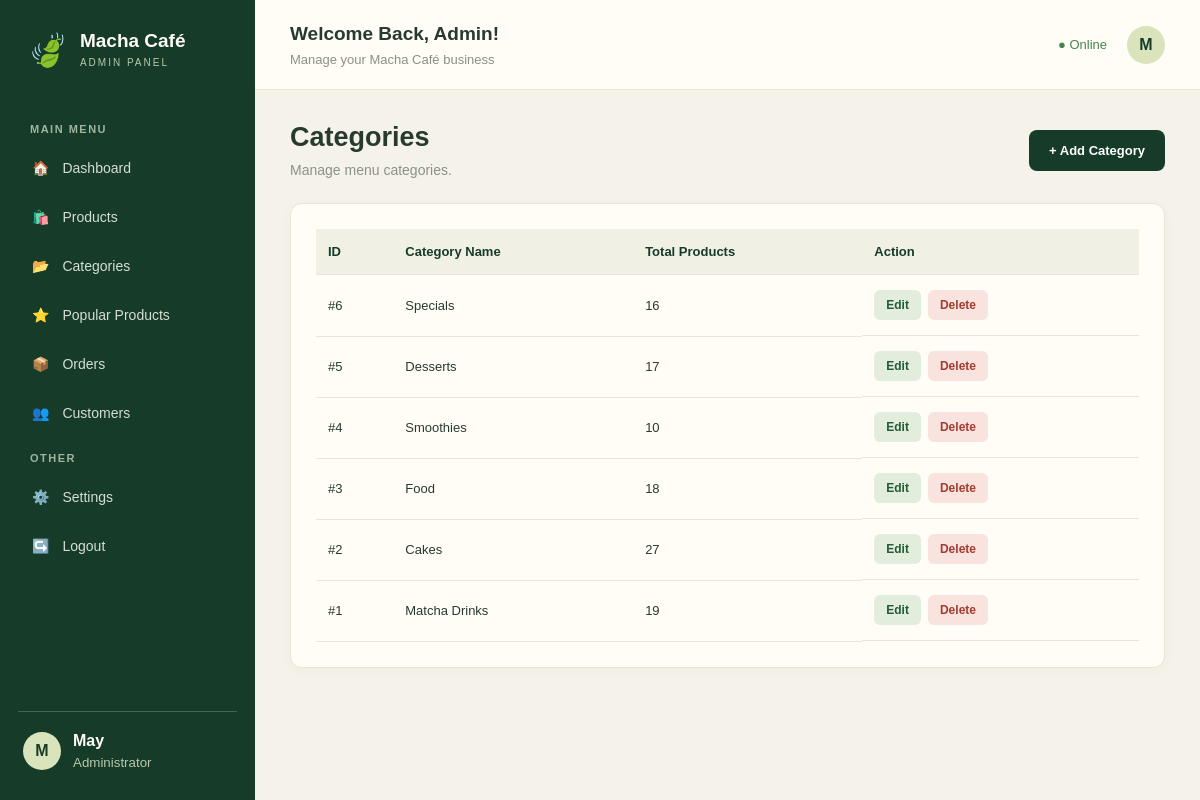
The app's page /admin/categories.php (signed in) with its own data.
### tables this page shows
CREATE TABLE `categories` (
  `id` int(11) NOT NULL,
  `category_name` varchar(100) NOT NULL
);

### admin/categories.php (the view, shortened to what this page needs)
<?php
include('../connection.php');
$categories = mysqli_query($conn, "
    SELECT c.*,
    (SELECT COUNT(*) FROM products p WHERE p.category_id=c.id) AS total_products
    FROM categories c
    ORDER BY c.id DESC");
?>
<!DOCTYPE html>
<html lang="en">
<head>
    <link rel="stylesheet" href="../css/admin.css">
</head>
<body>
    <div class="admin-layout">
        <?php include('sidebar.php'); ?>
        <main class="main-content">
            <?php include('header.php'); ?>
            <section class="content">
                <div class="page-heading heading-flex">
                    <div>
                        <h1>Categories</h1>
                        <p>Manage menu categories.</p>
                    </div>
                    <a href="add_category.php" class="primary-btn">+ Add Category</a>
                </div>
                <div class="section-card">
                    <div class="table-responsive">
                        <table class="admin-table">
                            <thead>
                                <tr>
                                    <th>ID</th>
                                    <th>Category Name</th>
                                    <th>Total Products</th>
                                    <th>Action</th>
                                </tr>
                            </thead>
                            <tbody>
                                <?php if (mysqli_num_rows($categories) > 0) { ?>
                                    <?php while ($row = mysqli_fetch_assoc($categories)) { ?>
                                        <tr>
                                            <td>#<?= $row['id'] ?></td>
                                            <td><?= htmlspecialchars($row['category_name']) ?></td>
                                            <td><?= $row['total_products'] ?></td>
                                            <td class="action-buttons">
                                                <a class="edit-btn" href="edit_category.php?id=<?= $row['id'] ?>">Edit</a>
                                                <form method="POST" action="delete_category.php"
                                                    onsubmit="return confirm('Delete this category?')">
                                                    <button class="delete-btn">Delete</button>
                                                </form>
                                            </td>
                                        </tr>
                                    <?php } ?>
                                <?php } else { ?>
                                    <tr>
                                        <td colspan="4" class="empty-row">No Categories Found</td>
                                    </tr>
                                <?php } ?>
                            </tbody>
                        </table>
                    </div>
                </div>
            </section>
        </main>
    </div>
</body>
</html>

### css/admin.css (style rules this page uses)
:root { --green: #173b29; --green-light: #315b40; --green-soft: #e5eddf; --cream: #f5f3e9; --white: #fffdf5; --text: #263b2d; --muted: #899286; --border: #e8e5d9; --red: #a33b30; }
* { margin: 0; padding: 0; box-sizing: border-box; }
body { font-family: Arial, sans-serif; background: var(--cream); color: var(--text); }
a { text-decoration: none; color: inherit; }
button, input, select { font-family: inherit; }
button { cursor: pointer; }
.admin-layout { display: flex; min-height: 100vh; }
.main-content { width: calc(100% - 255px); margin-left: 255px; min-width: 0; }
.content { padding: 32px 35px; width: 100%; }
.page-heading { margin-bottom: 25px; }
.page-heading h1 { font-size: 27px; margin-bottom: 9px; }
.page-heading p { font-size: 14px; color: var(--muted); }
.heading-flex { display: flex; align-items: center; justify-content: space-between; gap: 15px; }
.primary-btn { display: inline-flex; justify-content: center; align-items: center; padding: 13px 20px; border: none; border-radius: 8px; background: var(--green); color: white; font-size: 13px; font-weight: bold; transition: .2s; }
.edit-btn, .delete-btn { display: inline-block; border: none; padding: 8px 12px; border-radius: 6px; font-size: 12px; font-weight: bold; }
.edit-btn { background: #e2eddd; color: #245b36; }
.delete-btn { background: #f8e3df; color: var(--red); }
.section-card { background: var(--white); border: 1px solid var(--border); border-radius: 12px; padding: 25px; margin-bottom: 23px; box-shadow: 0 3px 12px rgba(20, 50, 30, .03); }
.table-responsive { width: 100%; overflow-x: auto; }
.admin-table { width: 100%; min-width: 650px; border-collapse: collapse; }
.admin-table th, .admin-table td { padding: 15px 12px; text-align: left; border-bottom: 1px solid var(--border); font-size: 13px; white-space: nowrap; }
.admin-table th { background: #f1f0e5; color: var(--green); font-weight: bold; }
.admin-table td form { display: inline-block; }
.action-buttons { display: flex; align-items: center; gap: 7px; }

### records on screen
categories: id "6", category_name "Specials", total_products "16"
categories: id "5", category_name "Desserts", total_products "17"
categories: id "4", category_name "Smoothies", total_products "10"
categories: id "3", category_name "Food", total_products "18"
categories: id "2", category_name "Cakes", total_products "27"
categories: id "1", category_name "Matcha Drinks", total_products "19"

### other values on screen
substr($_SESSION['admin_name'], 0, 1) "M"
$_SESSION['admin_name'] "May"
